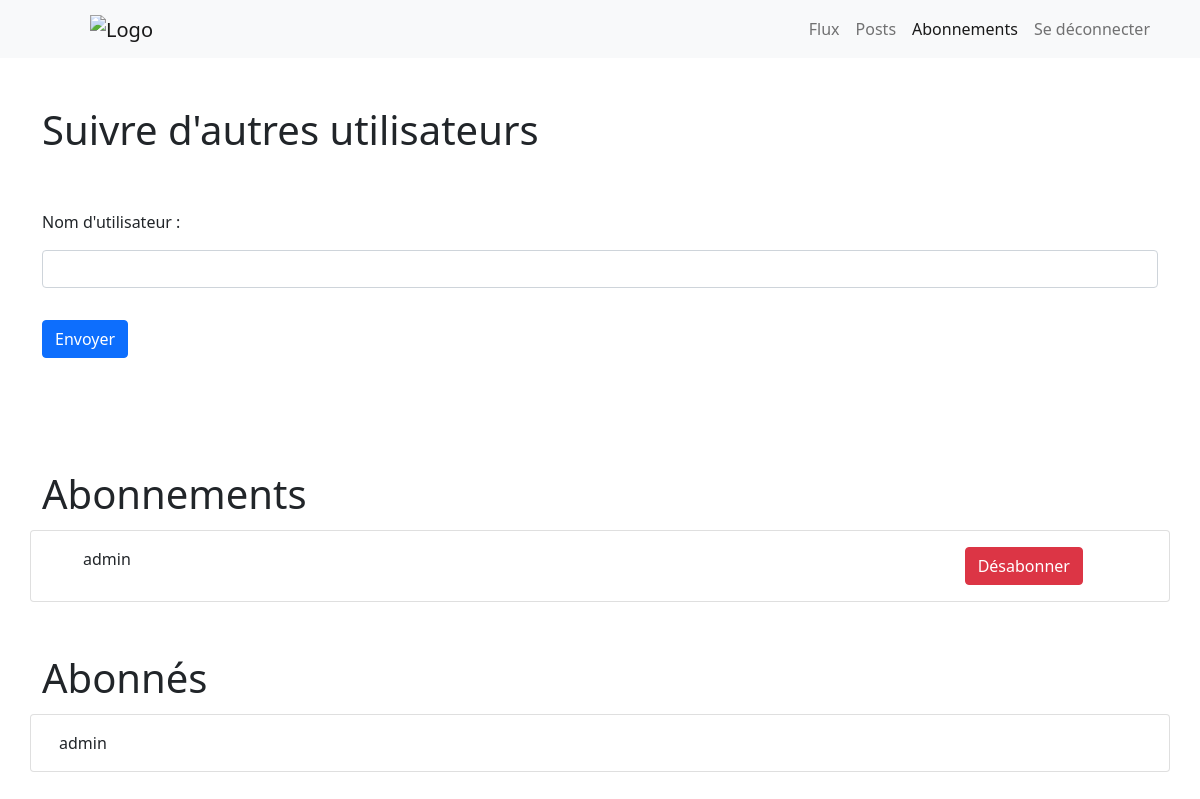
Page /flux/abonnements (signed in) on the earlier database version.
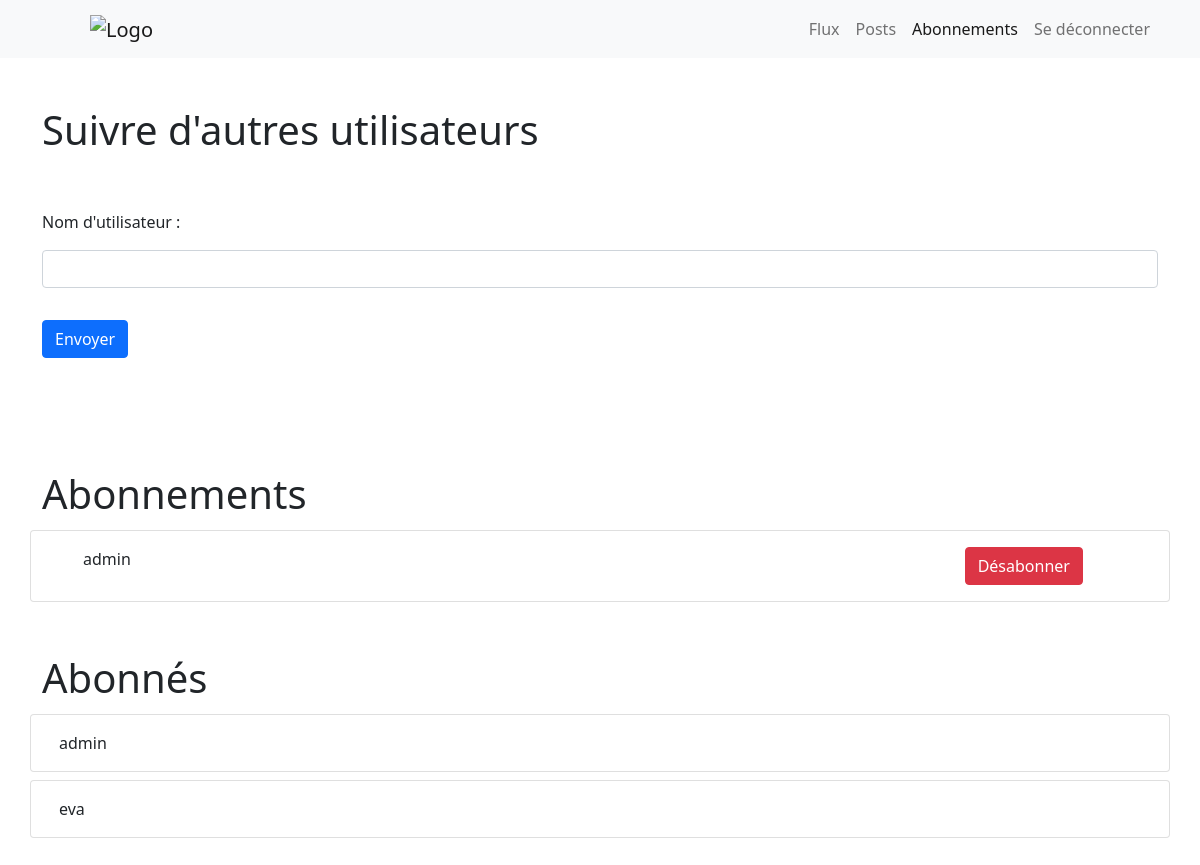
Same page on the later database version.
### flux/models.py (models this page shows)
class UserFollows(models.Model):
    user = models.ForeignKey(
        to=settings.AUTH_USER_MODEL,
        on_delete=models.CASCADE,
        related_name='following')
    followed_user = models.ForeignKey(
        to=settings.AUTH_USER_MODEL,
        on_delete=models.CASCADE,
        related_name='followed_by')
    class Meta:
        unique_together = ('user', 'followed_user', )

### accueil/models.py (models this page shows)
class User(AbstractUser):
    pass

### flux/views.py (the view, shortened to what this page needs)
# urls.py: path('abonnements', views.abonnements, name='abonnements'),
@login_required
def abonnements(request):
    form = AbonnementsForm
    followed_users = UserFollows.objects.filter(user=request.user.id)
    followers = UserFollows.objects.filter(followed_user=request.user.id)
    context = {'form': form, 'followed_users': followed_users, 'followers': followers, 'current_page': 'abonnements'}
    return render(request, 'flux/abonnements.html', context)

### flux/templates/flux/abonnements.html (shortened to what this page needs)
{% extends "base_generic.html" %}
{% block content %}
<div class="container my-5">
    <h1> Suivre d'autres utilisateurs</h1>
    <div class="row">
        <div class="col-12">
            <form class='my-5' action="" enctype="multipart/form-data" method="post">
                {{form}}
                <button id = "create-review-submit" type="submit" class="btn btn-primary my-3">Envoyer</button>
            </form>
        </div>
    </div>
</div>
<div class="container my-5">
    <h1>Abonnements</h1>
    <div class="row">
        {% for followed_user in followed_users %}
            <div class="card my-1">
                <div class="card-body">
                    <div class="container">
                        <div class="row">
                            <div class="col-10">{{followed_user.followed_user}}</div>
                            <div class="col-2">
                                <a name="désabonner" id="désabonner" class="btn btn-danger" href="unsubscribe/{{followed_user.id}}" role="button">Désabonner</a>
                            </div>
                        </div>
                    </div>
                </div>
            </div>
        {% endfor %}
    </div>
</div>
<div class="container my-5">
    <h1>Abonnés</h1>
    <div class="row">
        {% for follower in followers %}
            <div class="card my-1">
                <div class="card-body">
                    <p class="card-text">{{follower.user}}</p>
                </div>
            </div>
        {% endfor %}
    </div>
</div>
{% endblock content %}

Differences in the rows shown:
added UserFollows: user "eva", shown under "Abonnés"
